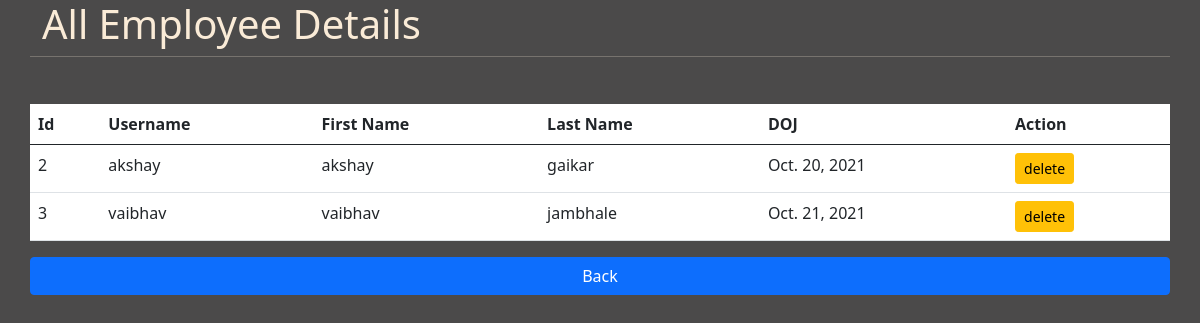
Page /employee_details/ (signed in) on the committed database.
### app1/models.py (models this page shows)
class Employee(User):
    middle_name = models.CharField(max_length=150)
    phone = PhoneNumberField(null=False, blank=False,unique=True)
    gender_choices = (('M','Male'),('F','Female'))
    gender = models.CharField(max_length=1, choices=gender_choices)
    date_of_birth = models.DateField()
    date_of_joining = models.DateField()
    nationality = models.CharField(max_length=150)
    village = models.CharField(max_length=150)
    address = models.CharField(max_length=500)

### app1/views.py (the view)
# urls.py: path('employee_details/', views.employee_details, name='employee_details'),
@staff_member_required
def employee_details(request):
    if request.user.is_authenticated:
        emp_data = Employee.objects.all()
        user = request.user
        full_name = user.get_full_name()
        return render(request, 'employee_details.html', {'data':emp_data})
    else:
        return HttpResponseRedirect('/')

### app1/templates/employee_details.html (shortened to what this page needs)
{% extends 'base.html' %}
{% block content %}
<h1>All Employee Details</h1><hr><br>
<table class="table table-hover bg-white">
    <thead>
      <tr>
        <th scope="col">Id</th>
        <th scope="col">Username</th>
        <th scope="col">First Name</th>
        <th scope="col">Last Name</th>
        <th scope="col">DOJ</th>
        <th scope="col">Action</th>
      </tr>
    </thead>
    <tbody>
        {% for dt in data %}
        <tr>
            <td>{{dt.id}}</td>
            <td>{{dt.username}}</td>
            <td>{{dt.first_name}}</td>
            <td>{{dt.last_name}}</td>
            <td>{{dt.date_of_joining}}</td>
            <td>
            <form action="{% url 'delete_employee' dt.id %}" method="POST">
                <input type="submit" value="delete" class="btn btn-warning btn-sm">
            </form>
            </td>
        </tr>
        {% endfor %} <br>
    </tbody>
  </table>
  <a href="{% url 'admin_dashboard' %}" class="btn btn-primary">Back</a>
{% endblock content %}

### app1/static/css/style.css (style rules this page uses)
body { background-color: rgb(75, 74 ,74); color: antiquewhite; }

### rows in the picture
Employee: id "2", username "akshay", first_name "akshay", last_name "gaikar", date_of_joining "Oct. 20, 2021"
Employee: id "3", username "vaibhav", first_name "vaibhav", last_name "jambhale", date_of_joining "Oct. 21, 2021"
